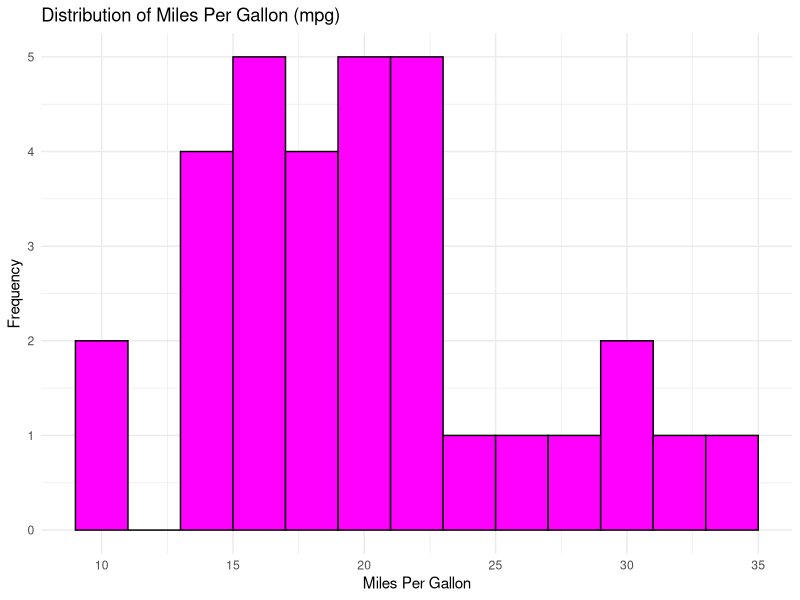
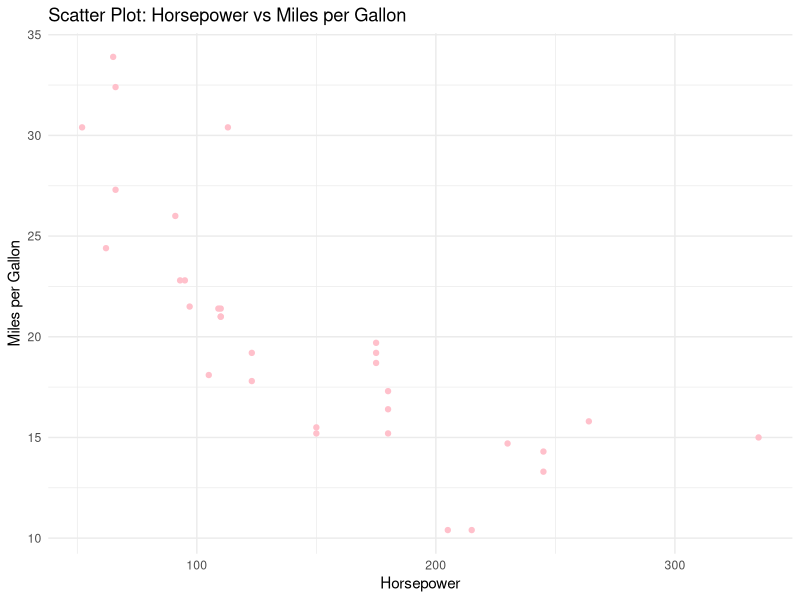
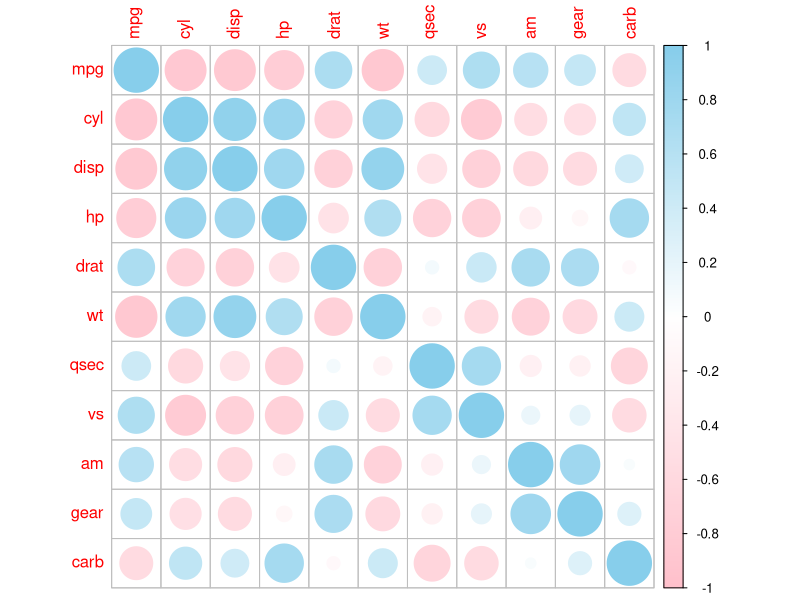
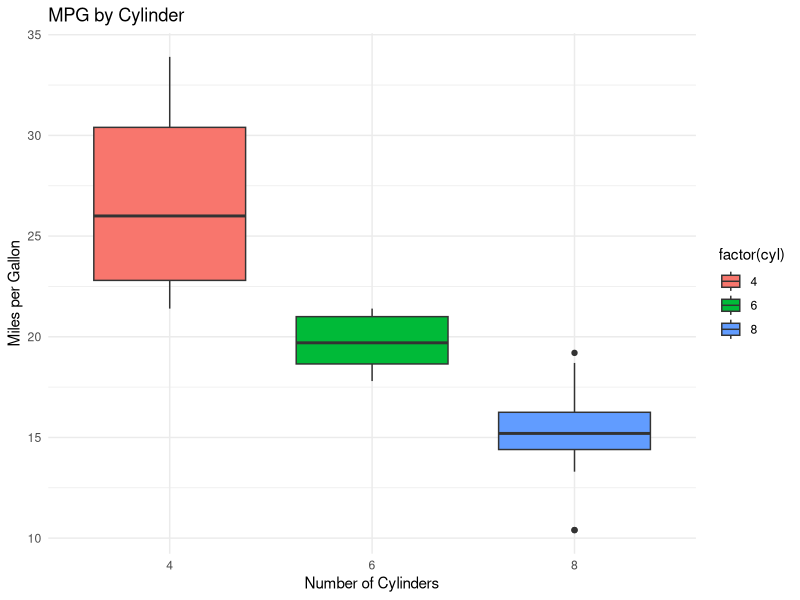
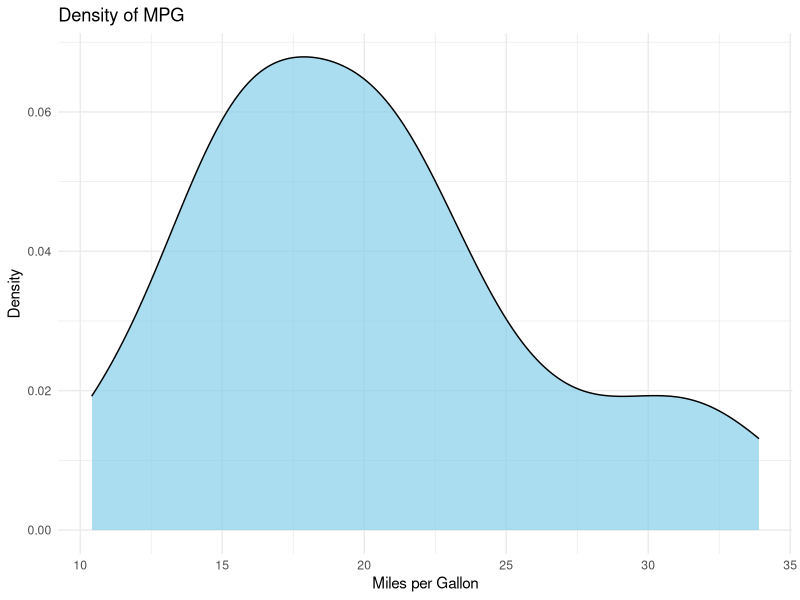

Recreate these plots in R, in order.
## ---- chunk 1
#Load Required Libraries
library(ggplot2)
library(dplyr)
library(corrplot)
## ---- chunk 2
# Load Dataset
data <- mtcars

## ---- chunk 3
head(data)      
str(data)       # Check the structure of the dataset

## ---- chunk 4
summary(data) 
## ---- chunk 5
# Check for Missing Values
sum(is.na(data))  
## ---- chunk 6
# Histogram of Miles per Gallon (mpg)
ggplot(data, aes(x = mpg)) +
  geom_histogram(binwidth = 2, fill = "magenta", color = "black") +
  theme_minimal() +
  labs(title = "Distribution of Miles Per Gallon (mpg)", x = "Miles Per Gallon", y = "Frequency")

# Scatter Plot between Horsepower (hp) and Miles per Gallon (mpg)
ggplot(data, aes(x = hp, y = mpg)) +
  geom_point(color = "pink") +
  theme_minimal() +
  labs(title = "Scatter Plot: Horsepower vs Miles per Gallon", x = "Horsepower", y = "Miles per Gallon")
## ---- chunk 7
# Correlation Matrix for mtcars Dataset
cor_matrix <- cor(data %>% select_if(is.numeric))
print(cor_matrix)
corrplot(cor_matrix, method = "circle",col = colorRampPalette(c("pink", "white", "skyblue"))(200))
## ---- chunk 8
# Boxplot of mpg by cylinder (cyl)
ggplot(mtcars, aes(x = factor(cyl), y = mpg, fill = factor(cyl))) +
  geom_boxplot() +
  labs(title = "MPG by Cylinder",
       x = "Number of Cylinders",
       y = "Miles per Gallon") +
  theme_minimal()
## ---- chunk 9
# Density plot of mpg
ggplot(mtcars, aes(x = mpg)) +
  geom_density(fill = "skyblue", alpha = 0.7) +
  labs(title = "Density of MPG",
       x = "Miles per Gallon",
       y = "Density") +
  theme_minimal()
## ---- chunk 10

